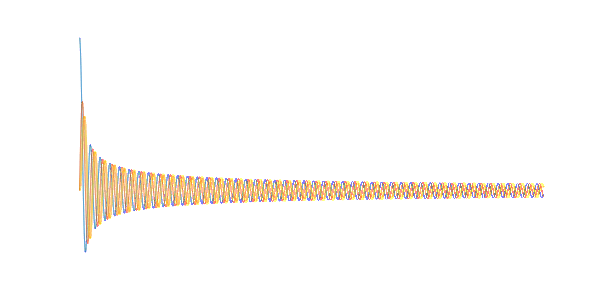

Write MATLAB code to recreate this figure.
j0 = @(x) besselj(0,x);
j1 = @(x) besselj(1,x);
j2 = @(x) besselj(2,x);
j3 = @(x) besselj(3,x);

dmn = 0:0.001:6000;

% Defaults for this blog post
width = 6;    % Width in inches
height = 3;    % Height in inches
alw = 0.75;    % AxesLineWidth
fsz = 11;      % Fontsize
lw = 1.5;      % LineWidth
msz = 8;       % MarkerSize

% Plot settings
xbounds = [-1 300]; % x axis
ybounds = [-0.5 1.1];       % y axis
ytick = 0.25;         % y step size


figure(1);
pos = get(gcf, 'Position');
set(gcf, 'Position', [pos(1) pos(2) width*100, height*100]); %<- Set size
set(gca, 'FontSize', fsz, 'LineWidth', alw); %<- Set properties

% Plot 1
plot(dmn,j0(dmn), dmn,j1(dmn), dmn,j2(dmn),   'LineWidth',lw); %<- Specify plot properites

xlim(xbounds);
ylim(ybounds);

set(gca, 'box','off','XTickLabel',[],'XTick',[],'YTickLabel',[],'YTick',[])
axis off;

% Here we preserve the size of the image when we save it.
set(gcf,'InvertHardcopy','on');
set(gcf,'PaperUnits', 'inches');
papersize = get(gcf, 'PaperSize');
left = (papersize(1)- width)/2;
bottom = (papersize(2)- height)/2;
myfiguresize = [left, bottom, width, height];
set(gcf,'PaperPosition', myfiguresize);

% Save the file as PNG
print('improvedExample','-dpng','-r300');







